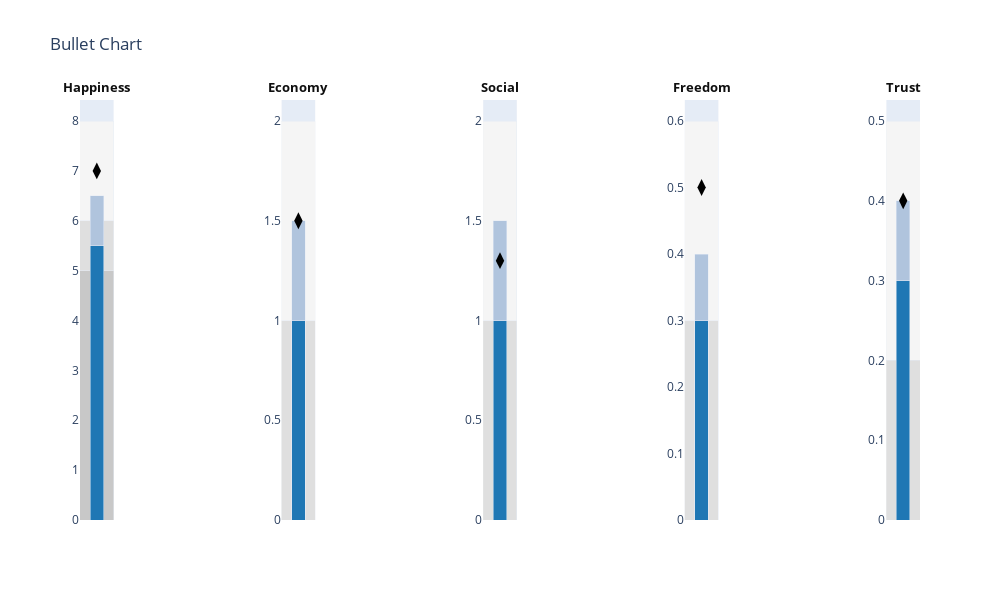

Write notebook code for a chart like this one.
### Markdown cell above
> Bubble plot to depict the relation between the Happiness Scores vs Social Support where size of the bubbles is represented by the Economy and the color of the bubbles is represented by the Different Regions of the World.

* It is Quite Visible that as the Social Support ratings increases the Happiness Score increases. So, We can say that they have a direct relationship between them.

* Also, European Countries and  Austrelia are the Happiest Regions. After America.

* There is not even a single country in American Region with low Happiness Index.

* Asian and African countries suffer with some serious issues, that is why none of the Asian orr African Country stands at a good position in terms of Happiness Index.

* Some Countries in Middle East are Happy while some are Unhappy.

### Code cell
import plotly.figure_factory as ff

data = (
  {"label": "Happiness", "sublabel":"score",
   "range": [5, 6, 8], "performance": [5.5, 6.5], "point": [7]},
  {"label": "Economy", "sublabel": "score", "range": [0, 1, 2],
   "performance": [1, 1.5], "sublabel":"score","point": [1.5]},
  {"label": "Social","sublabel":"score", "range": [0, 1, 2],
   "performance": [1, 1.5],"sublabel":"score", "point": [1.3]},
  {"label": "Freedom","sublabel":"score", "range": [0, 0.3, 0.6],
   "performance": [0.3, 0.4],"sublabel":"score", "point": [0.5]},
  {"label": "Trust", "sublabel":"score","range": [0, 0.2, 0.5],
   "performance": [0.3, 0.4], "point": [0.4]}
)



fig = ff.create_bullet(
    data, titles='label', subtitles='sublabel', markers='point',
    measures='performance', ranges='range', orientation='v',
)
py.iplot(fig, filename='bullet chart from dict')

### Figure 1 — Plotly figure (JSON) as saved in the notebook; plotly's stock layout.template omitted (floating-point values rounded to 4 significant figures)
{"data": [{"base": 0, "hoverinfo": "y", "marker": {"color": "rgb(245.0, 245.0, 245.0)"}, "name": "ranges", "orientation": "v", "type": "bar", "width": 2, "x": [0], "xaxis": "x", "y": [8], "yaxis": "y"}, {"base": 0, "hoverinfo": "y", "marker": {"color": "rgb(222.5, 222.5, 222.5)"}, "name": "ranges", "orientation": "v", "type": "bar", "width": 2, "x": [0], "xaxis": "x", "y": [6], "yaxis": "y"}, {"base": 0, "hoverinfo": "y", "marker": {"color": "rgb(200.0, 200.0, 200.0)"}, "name": "ranges", "orientation": "v", "type": "bar", "width": 2, "x": [0], "xaxis": "x", "y": [5], "yaxis": "y"}, {"base": 0, "hoverinfo": "y", "marker": {"color": "rgb(176.0, 196.0, 221.0)"}, "name": "measures", "orientation": "v", "type": "bar", "width": 0.4, "x": [0.5], "xaxis": "x", "y": [6.5], "yaxis": "y"}, {"base": 0, "hoverinfo": "y", "marker": {"color": "rgb(31.0, 119.0, 180.0)"}, "name": "measures", "orientation": "v", "type": "bar", "width": 0.4, "x": [0.5], "xaxis": "x", "y": [5.5], "yaxis": "y"}, {"hoverinfo": "y", "marker": {"color": "rgb(0, 0, 0)", "size": 12, "symbol": "diamond-tall"}, "name": "markers", "type": "scatter", "x": [0.5], "xaxis": "x", "y": [7], "yaxis": "y"}, {"base": 0, "hoverinfo": "y", "marker": {"color": "rgb(245.0, 245.0, 245.0)"}, "name": "ranges", "orientation": "v", "type": "bar", "width": 2, "x": [0], "xaxis": "x2", "y": [2], "yaxis": "y2"}, {"base": 0, "hoverinfo": "y", "marker": {"color": "rgb(222.5, 222.5, 222.5)"}, "name": "ranges", "orientation": "v", "type": "bar", "width": 2, "x": [0], "xaxis": "x2", "y": [1], "yaxis": "y2"}, {"base": 0, "hoverinfo": "y", "marker": {"color": "rgb(200.0, 200.0, 200.0)"}, "name": "ranges", "orientation": "v", "type": "bar", "width": 2, "x": [0], "xaxis": "x2", "y": [0], "yaxis": "y2"}, {"base": 0, "hoverinfo": "y", "marker": {"color": "rgb(176.0, 196.0, 221.0)"}, "name": "measures", "orientation": "v", "type": "bar", "width": 0.4, "x": [0.5], "xaxis": "x2", "y": [1.5], "yaxis": "y2"}, {"base": 0, "hoverinfo": "y", "marker": {"color": "rgb(31.0, 119.0, 180.0)"}, "name": "measures", "orientation": "v", "type": "bar", "width": 0.4, "x": [0.5], "xaxis": "x2", "y": [1], "yaxis": "y2"}, {"hoverinfo": "y", "marker": {"color": "rgb(0, 0, 0)", "size": 12, "symbol": "diamond-tall"}, "name": "markers", "type": "scatter", "x": [0.5], "xaxis": "x2", "y": [1.5], "yaxis": "y2"}, {"base": 0, "hoverinfo": "y", "marker": {"color": "rgb(245.0, 245.0, 245.0)"}, "name": "ranges", "orientation": "v", "type": "bar", "width": 2, "x": [0], "xaxis": "x3", "y": [2], "yaxis": "y3"}, {"base": 0, "hoverinfo": "y", "marker": {"color": "rgb(222.5, 222.5, 222.5)"}, "name": "ranges", "orientation": "v", "type": "bar", "width": 2, "x": [0], "xaxis": "x3", "y": [1], "yaxis": "y3"}, {"base": 0, "hoverinfo": "y", "marker": {"color": "rgb(200.0, 200.0, 200.0)"}, "name": "ranges", "orientation": "v", "type": "bar", "width": 2, "x": [0], "xaxis": "x3", "y": [0], "yaxis": "y3"}, {"base": 0, "hoverinfo": "y", "marker": {"color": "rgb(176.0, 196.0, 221.0)"}, "name": "measures", "orientation": "v", "type": "bar", "width": 0.4, "x": [0.5], "xaxis": "x3", "y": [1.5], "yaxis": "y3"}, {"base": 0, "hoverinfo": "y", "marker": {"color": "rgb(31.0, 119.0, 180.0)"}, "name": "measures", "orientation": "v", "type": "bar", "width": 0.4, "x": [0.5], "xaxis": "x3", "y": [1], "yaxis": "y3"}, {"hoverinfo": "y", "marker": {"color": "rgb(0, 0, 0)", "size": 12, "symbol": "diamond-tall"}, "name": "markers", "type": "scatter", "x": [0.5], "xaxis": "x3", "y": [1.3], "yaxis": "y3"}, {"base": 0, "hoverinfo": "y", "marker": {"color": "rgb(245.0, 245.0, 245.0)"}, "name": "ranges", "orientation": "v", "type": "bar", "width": 2, "x": [0], "xaxis": "x4", "y": [0.6], "yaxis": "y4"}, {"base": 0, "hoverinfo": "y", "marker": {"color": "rgb(222.5, 222.5, 222.5)"}, "name": "ranges", "orientation": "v", "type": "bar", "width": 2, "x": [0], "xaxis": "x4", "y": [0.3], "yaxis": "y4"}, {"base": 0, "hoverinfo": "y", "marker": {"color": "rgb(200.0, 200.0, 200.0)"}, "name": "ranges", "orientation": "v", "type": "bar", "width": 2, "x": [0], "xaxis": "x4", "y": [0], "yaxis": "y4"}, {"base": 0, "hoverinfo": "y", "marker": {"color": "rgb(176.0, 196.0, 221.0)"}, "name": "measures", "orientation": "v", "type": "bar", "width": 0.4, "x": [0.5], "xaxis": "x4", "y": [0.4], "yaxis": "y4"}, {"base": 0, "hoverinfo": "y", "marker": {"color": "rgb(31.0, 119.0, 180.0)"}, "name": "measures", "orientation": "v", "type": "bar", "width": 0.4, "x": [0.5], "xaxis": "x4", "y": [0.3], "yaxis": "y4"}, {"hoverinfo": "y", "marker": {"color": "rgb(0, 0, 0)", "size": 12, "symbol": "diamond-tall"}, "name": "markers", "type": "scatter", "x": [0.5], "xaxis": "x4", "y": [0.5], "yaxis": "y4"}, {"base": 0, "hoverinfo": "y", "marker": {"color": "rgb(245.0, 245.0, 245.0)"}, "name": "ranges", "orientation": "v", "type": "bar", "width": 2, "x": [0], "xaxis": "x5", "y": [0.5], "yaxis": "y5"}, {"base": 0, "hoverinfo": "y", "marker": {"color": "rgb(222.5, 222.5, 222.5)"}, "name": "ranges", "orientation": "v", "type": "bar", "width": 2, "x": [0], "xaxis": "x5", "y": [0.2], "yaxis": "y5"}, {"base": 0, "hoverinfo": "y", "marker": {"color": "rgb(200.0, 200.0, 200.0)"}, "name": "ranges", "orientation": "v", "type": "bar", "width": 2, "x": [0], "xaxis": "x5", "y": [0], "yaxis": "y5"}, {"base": 0, "hoverinfo": "y", "marker": {"color": "rgb(176.0, 196.0, 221.0)"}, "name": "measures", "orientation": "v", "type": "bar", "width": 0.4, "x": [0.5], "xaxis": "x5", "y": [0.4], "yaxis": "y5"}, {"base": 0, "hoverinfo": "y", "marker": {"color": "rgb(31.0, 119.0, 180.0)"}, "name": "measures", "orientation": "v", "type": "bar", "width": 0.4, "x": [0.5], "xaxis": "x5", "y": [0.3], "yaxis": "y5"}, {"hoverinfo": "y", "marker": {"color": "rgb(0, 0, 0)", "size": 12, "symbol": "diamond-tall"}, "name": "markers", "type": "scatter", "x": [0.5], "xaxis": "x5", "y": [0.4], "yaxis": "y5"}], "layout": {"annotations": [{"font": {"color": "#0f0f0f", "size": 13}, "showarrow": false, "text": "<b>Happiness</b>", "textangle": 0, "x": 0.02, "xanchor": "center", "xref": "paper", "y": 1.03, "yanchor": "middle", "yref": "paper"}, {"font": {"color": "#0f0f0f", "size": 13}, "showarrow": false, "text": "<b>Economy</b>", "textangle": 0, "x": 0.26, "xanchor": "center", "xref": "paper", "y": 1.03, "yanchor": "middle", "yref": "paper"}, {"font": {"color": "#0f0f0f", "size": 13}, "showarrow": false, "text": "<b>Social</b>", "textangle": 0, "x": 0.5, "xanchor": "center", "xref": "paper", "y": 1.03, "yanchor": "middle", "yref": "paper"}, {"font": {"color": "#0f0f0f", "size": 13}, "showarrow": false, "text": "<b>Freedom</b>", "textangle": 0, "x": 0.74, "xanchor": "center", "xref": "paper", "y": 1.03, "yanchor": "middle", "yref": "paper"}, {"font": {"color": "#0f0f0f", "size": 13}, "showarrow": false, "text": "<b>Trust</b>", "textangle": 0, "x": 0.98, "xanchor": "center", "xref": "paper", "y": 1.03, "yanchor": "middle", "yref": "paper"}], "barmode": "stack", "height": 600, "margin": {"l": 80}, "showlegend": false, "title": {"text": "Bullet Chart"}, "width": 1000, "xaxis": {"anchor": "y", "domain": [0, 0.04], "range": [0, 1], "showgrid": false, "showticklabels": false, "zeroline": false}, "xaxis2": {"anchor": "y2", "domain": [0.24, 0.28], "range": [0, 1], "showgrid": false, "showticklabels": false, "zeroline": false}, "xaxis3": {"anchor": "y3", "domain": [0.48, 0.52], "range": [0, 1], "showgrid": false, "showticklabels": false, "zeroline": false}, "xaxis4": {"anchor": "y4", "domain": [0.72, 0.76], "range": [0, 1], "showgrid": false, "showticklabels": false, "zeroline": false}, "xaxis5": {"anchor": "y5", "domain": [0.96, 1], "range": [0, 1], "showgrid": false, "showticklabels": false, "zeroline": false}, "yaxis": {"anchor": "x", "domain": [0, 1], "showgrid": false, "tickwidth": 1, "zeroline": false}, "yaxis2": {"anchor": "x2", "domain": [0, 1], "showgrid": false, "tickwidth": 1, "zeroline": false}, "yaxis3": {"anchor": "x3", "domain": [0, 1], "showgrid": false, "tickwidth": 1, "zeroline": false}, "yaxis4": {"anchor": "x4", "domain": [0, 1], "showgrid": false, "tickwidth": 1, "zeroline": false}, "yaxis5": {"anchor": "x5", "domain": [0, 1], "showgrid": false, "tickwidth": 1, "zeroline": false}}}
